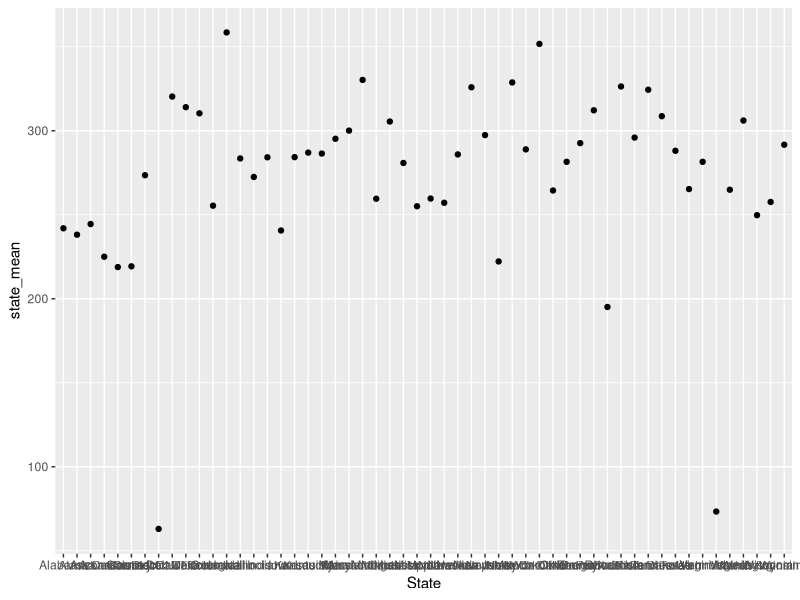
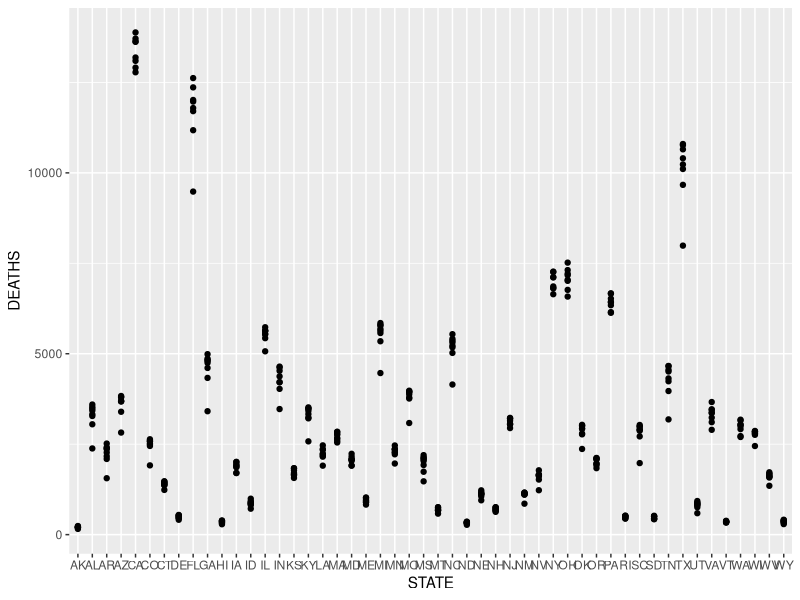

Here is the R script that generated these plots, in order:
## ---- chunk 1
library(tidyverse)
library(readr)
aqi_2020 <- read_csv("annual_aqi_by_county_2020.csv")
aqi_2019 <- read_csv("annual_aqi_by_county_2019.csv")
aqi_2018 <- read_csv("annual_aqi_by_county_2018.csv")
resp_death_2020 <- read_csv("respiratory_deaths_2020.csv")
resp_death_2019 <- read_csv("respiratory_deaths_2019.csv")
resp_death_2018 <- read_csv("respiratory_deaths_2018.csv")
## ---- chunk 2
##BASIC PLOTS
aqi_state_mean2020 <- aqi_2020 |>
  group_by(State) |>
  summarize(state_mean = mean(`Good Days`)) 
aqi_state_mean_plot2020 <- aqi_state_mean2020 |>
  ggplot(aes(x = State, y = state_mean)) +
  geom_point()
aqi_state_mean2020
aqi_state_mean_plot2020

resp_death_plot2020 <- resp_death_2020 |>
  ggplot(aes(x = STATE, y = DEATHS)) +
  geom_point()
resp_death_plot2020
## ---- chunk 3
##Joining the Data
library(dplyr)
respdeath2020_2 <- resp_death_2020 |>
  select(YEAR, STATE, DEATHS) |> 
  rename(Year = YEAR)
aqi_state_mean2020<-aqi_state_mean2020 |>
  mutate(State_abb = setNames(state.abb, state.name)[State])
respdeath2020_2 |>
  colnames()
aqi_state_mean2020 |>
  left_join(respdeath2020_2, by = c("State_abb" = "STATE"))


